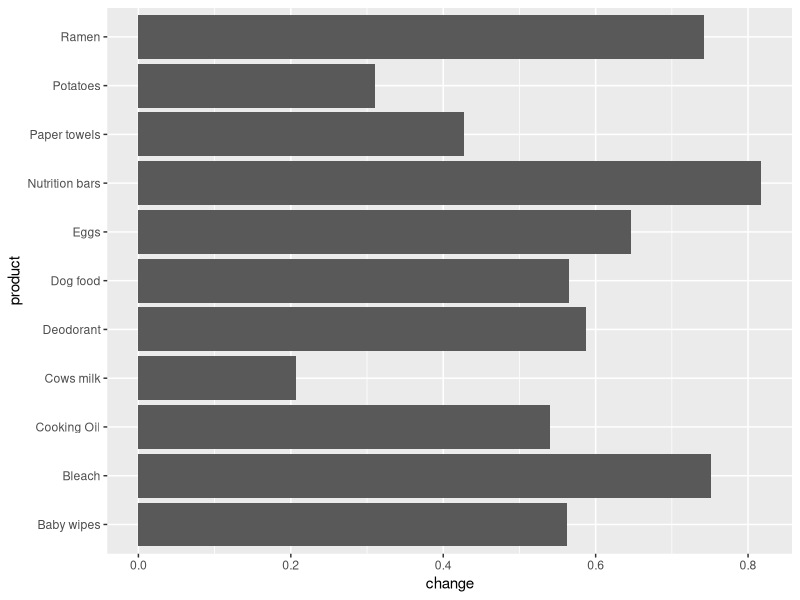
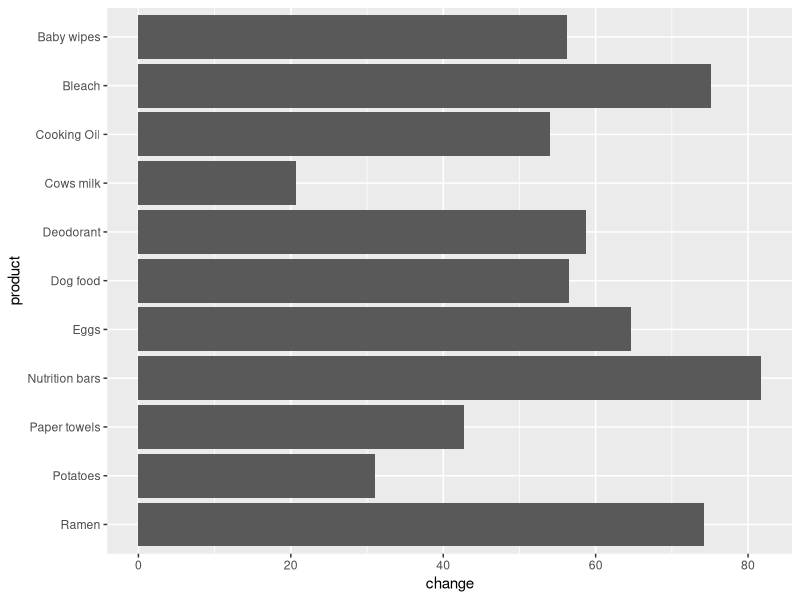
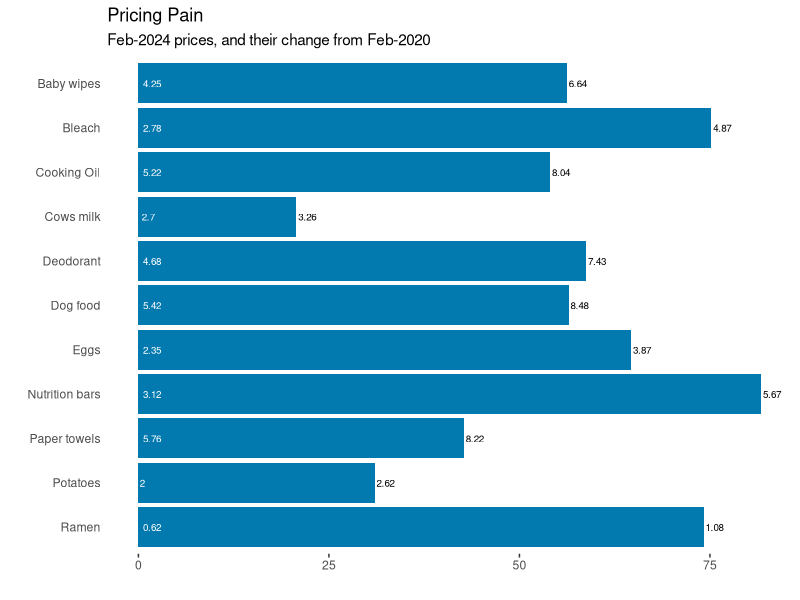
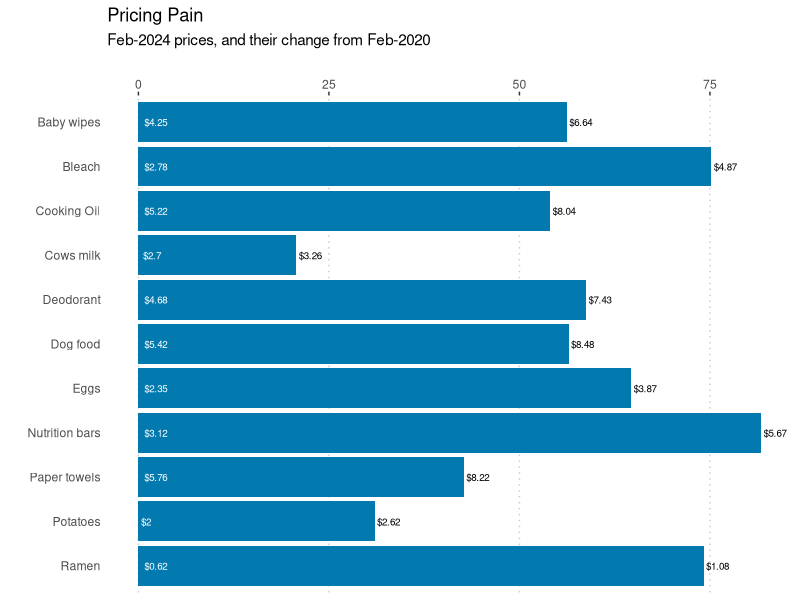

Generate these figures, in order, with R:
## ---- chunk 1
knitr::opts_chunk$set(echo = TRUE, error = TRUE)
## ---- chunk 2
library(tidyverse)  # ecosystem of data science packages
## ---- chunk 3
product = c(
  "Baby wipes", "Bleach", "Cooking Oil", "Cows milk",
  "Deodorant", "Dog food", "Eggs", "Nutrition bars", 
  "Paper towels", "Potatoes", "Ramen")

price_2020 = c(4.25, 2.78, 5.22, 2.70, 4.68, 5.42, 2.35, 3.12, 5.76, 2.00, 0.62)

price_2024 = c(6.64, 4.87, 8.04, 3.26, 7.43, 8.48, 3.87, 5.67, 8.22, 2.62, 1.08)

dat = data.frame(
  "product" = product,
  "price_2020" = price_2020,
  "price_2024" = price_2024
)

dat
## ---- chunk 4
dat = dat |>
  mutate(change = (price_2024 - price_2020) / price_2020)

dat
## ---- chunk 5
# version 1: default bar chart
ggplot(dat) +
  geom_col(aes(x = change, y = product))
## ---- chunk 6
# create "product" as an ordered R factor
product = c(
  "Baby wipes", "Bleach", "Cooking Oil", "Cows milk",
  "Deodorant", "Dog food", "Eggs", "Nutrition bars", 
  "Paper towels", "Potatoes", "Ramen")

product = factor(rev(product), levels = rev(product), ordered = TRUE)

product
## ---- chunk 7
# re-assembling data frame
price_2020 = rev(
  c(4.25, 2.78, 5.22, 2.70, 4.68, 5.42, 2.35, 3.12, 5.76, 2.00, 0.62))

price_2024 = rev(
  c(6.64, 4.87, 8.04, 3.26, 7.43, 8.48, 3.87, 5.67, 8.22, 2.62, 1.08))

dat = data.frame(
  "product" = product,
  "price_2020" = price_2020,
  "price_2024" = price_2024
)

dat = dat |>
  mutate(change = 100 * (price_2024 - price_2020) / price_2020)

dat
## ---- chunk 8
# version 2: Reordering Bars
ggplot(dat) +
  geom_col(aes(x = change, y = product))
## ---- chunk 9
# version 3: further customization
ggplot(dat) +
  geom_col(aes(x = change, y = product), fill = "#0279af") +
  scale_x_continuous(breaks = seq(0, 100, by = 25)) +
  geom_text(x = 0, aes(y = product, label = price_2020), 
            hjust = -0.25, size = 2.5, color = "white") +
  geom_text(aes(x = change, y = product, label = price_2024), 
            hjust = -0.1, size = 2.5, color = "black") +
  labs(title = "Pricing Pain",
       subtitle = "Feb-2024 prices, and their change from Feb-2020",
       x = "", y = "") +
  theme(axis.line = element_blank(),
        panel.background = element_blank(),
        panel.grid.major.y = element_blank(),
        panel.grid.minor.y = element_blank(),
        axis.ticks.y = element_blank())
## ---- chunk 10
# improving labels
dat = dat |>
  mutate(label_2020 = paste0("$", price_2020),
         label_2024 = paste0("$", price_2024))
## ---- chunk 11
# version 4
ggplot(dat) +
  theme(axis.line = element_blank(),
        panel.background = element_blank(),
        panel.grid.major.y = element_blank(),
        panel.grid.minor.y = element_blank(),
        axis.ticks.y = element_blank()) +
  geom_vline(xintercept = seq(0, 75, by = 25), 
             linetype = "dotted", color = "gray80") +
  geom_col(aes(x = change, y = product), fill = "#0279af") +
  scale_x_continuous(breaks = seq(0, 100, by = 25), position = "top") +
  geom_text(x = 0, aes(y = product, label = label_2020), 
            hjust = -0.25, size = 2.5, color = "white") +
  geom_text(aes(x = change, y = product, label = label_2024), 
            hjust = -0.1, size = 2.5, color = "black") +
  labs(title = "Pricing Pain",
       subtitle = "Feb-2024 prices, and their change from Feb-2020",
       x = "", y = "")
